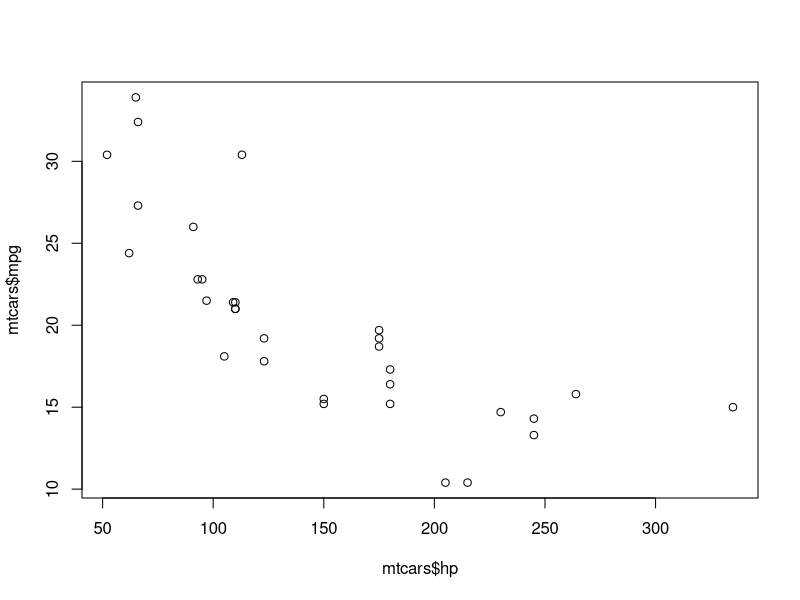
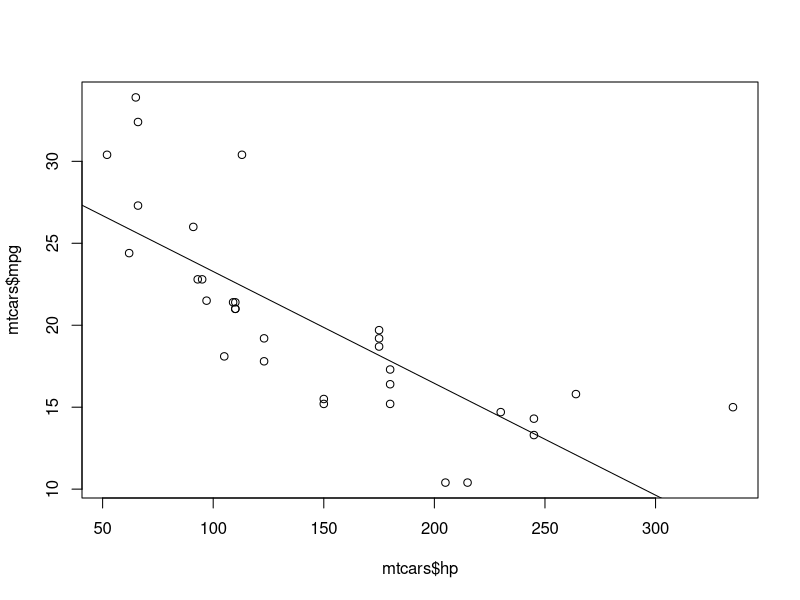
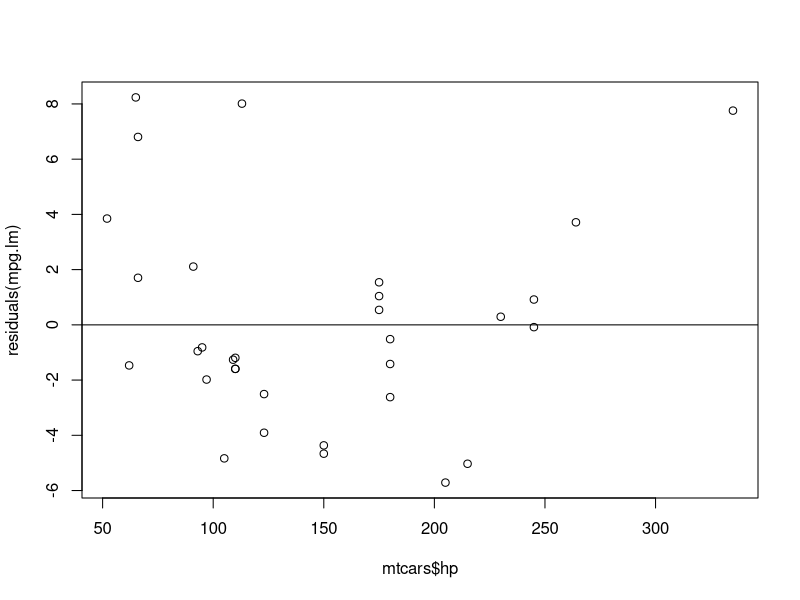

These charts were generated, in order, by the following R code:
## ---- chunk 1
is.numeric(mtcars$mpg)
is.numeric(mtcars$hp)
## ---- chunk 2
plot(x = mtcars$hp, y = mtcars$mpg)
## ---- chunk 3
cor.test(mtcars$mpg, mtcars$hp)
## ---- chunk 4
mpg.lm <- lm(mpg ~ hp, data = mtcars) #Dependent variable on the left
summary(mpg.lm)
## ---- chunk 5
print(summary(mpg.lm), digits=6)
## ---- chunk 6
plot(x = mtcars$hp, y = mtcars$mpg) #First, remake the scatterplot
abline(mpg.lm) #Add the regression line to the plot
## ---- chunk 7
residuals(mpg.lm)
## ---- chunk 8
plot(x = mtcars$hp, y = residuals(mpg.lm))
abline(h=0) #Horizontal line at 0
## ---- chunk 9
predict(mpg.lm, interval = "predict")
## ---- chunk 10
predict(mpg.lm, newdata = data.frame(hp=300), interval = "predict")
## ---- chunk 11
mpg.lm <- lm(mpg ~ hp + wt, data = mtcars)
summary(mpg.lm)
## ---- chunk 12
predict(mpg.lm, newdata = data.frame(hp=300, wt=3.20), interval = "predict")
